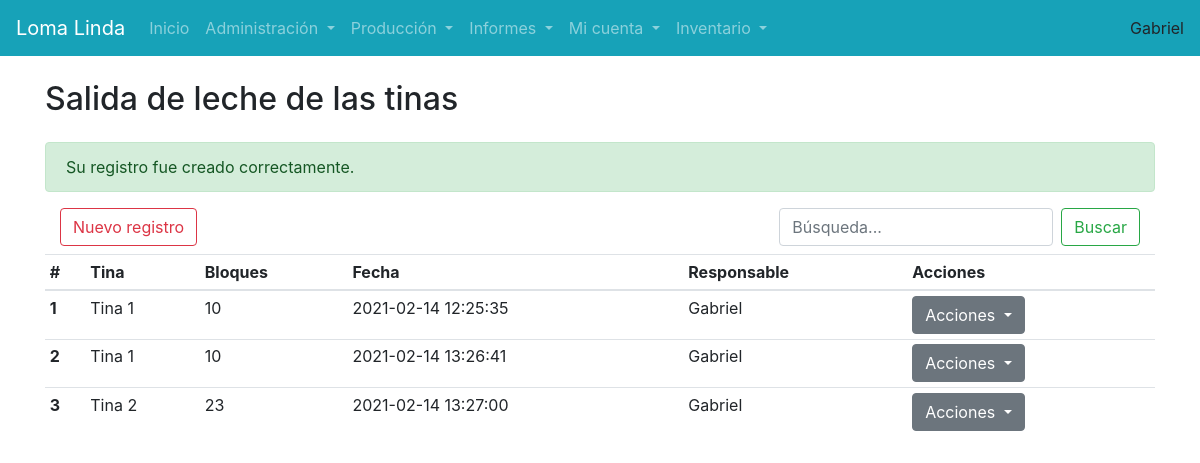
/usuarios/tinas-salida.php?msg=1&id=1 (signed in), run on the app's committed database.
### tables this page shows
CREATE TABLE `usuarios` (
  `usr_id` int(10) unsigned NOT NULL AUTO_INCREMENT,
  `usr_usuario` varchar(45) DEFAULT NULL,
  `usr_clave` varchar(255) DEFAULT NULL,
  `usr_tipo` int(10) unsigned DEFAULT NULL,
  `usr_nombre` varchar(100) DEFAULT NULL,
  `usr_email` varchar(100) DEFAULT NULL,
  `usr_sesion` int(10) unsigned DEFAULT NULL,
  `usr_estado` int(10) unsigned DEFAULT NULL COMMENT 'inactivo - activo',
  `usr_ultimo_ingreso` datetime DEFAULT NULL,
  PRIMARY KEY (`usr_id`)
);

CREATE TABLE `tinas_salida` (
  `tins_id` int(10) unsigned NOT NULL AUTO_INCREMENT,
  `tins_tina` int(10) unsigned DEFAULT NULL,
  `tins_cantidad` varchar(45) DEFAULT NULL COMMENT 'En bloques',
  `tins_observacion` varchar(255) DEFAULT NULL,
  `tins_usuario` int(10) unsigned DEFAULT NULL,
  `tins_fecha` timestamp NOT NULL DEFAULT CURRENT_TIMESTAMP,
  PRIMARY KEY (`tins_id`)
);

CREATE TABLE `tinas` (
  `tin_id` int(10) unsigned NOT NULL AUTO_INCREMENT,
  `tin_nombre` varchar(45) DEFAULT NULL,
  PRIMARY KEY (`tin_id`)
);

### usuarios/sesion.php (called while the page is built, shortened)
<?php
if ($_SESSION["id"] == "")
	header("Location:../salir.php");
else {
	include("../conexion.php");
	$consultaUsuarioActual = $conexion->query("SELECT * FROM usuarios WHERE usr_id='" . $_SESSION["id"] . "'");
	$datosUsuarioActual = $consultaUsuarioActual->fetch_array();
}
	?>

### usuarios/tinas-salida.php (the view, shortened to what this page needs)
<?php
include("head.php");
?>
</head>
<body>
    <?php include("menu.php"); ?>
    <div class="container">
        <h2 class="mt-4 mb-4">Salida de leche de las tinas</h2>
        <?php include("alertas.php"); ?>
        <div class="container mb-2">
            <a href="tinas-salida-agregar.php" class="btn btn-outline-danger">Nuevo registro</a>
            <form class="form-inline my-2 my-lg-0 float-right">
                <input class="form-control mr-sm-2" type="search" placeholder="Búsqueda..." aria-label="Search">
                <button class="btn btn-outline-success my-2 my-sm-0" type="submit">Buscar</button>
            </form>
        </div>
        <table class="table table-sm">
            <thead>
                <tr>
                    <th scope="col">#</th>
                    <th scope="col">Tina</th>
                    <th scope="col">Bloques</th>
                    <th scope="col">Fecha</th>
                    <th scope="col">Responsable</th>
                    <th scope="col">Acciones</th>
                </tr>
            </thead>
            <tbody>
                <?php
                $consulta = $conexion->query("SELECT * FROM tinas_salida
                INNER JOIN tinas ON tin_id=tins_tina
                INNER JOIN usuarios ON usr_id=tins_usuario
                ");
                $i = 1;
                while ($fila = $consulta->fetch_array()) {
                ?>
                    <tr>
                        <th scope="row"><?= $i; ?></th>
                        <td><?= $fila['tin_nombre']; ?></td>
                        <td><?= number_format($fila['tins_cantidad'],0,".","."); ?></td>
                        <td><?= $fila['tins_fecha']; ?></td>
                        <td><?= $fila['usr_nombre']; ?></td>
                        <td>
                            <div class="btn-group" role="group">
                                <button id="btnGroupDrop1" type="button" class="btn btn-secondary dropdown-toggle" data-toggle="dropdown" aria-haspopup="true" aria-expanded="false">
                                    Acciones
                                </button>
                            </div>
                        </td>
                    </tr>
                <?php $i++;
                } ?>
            </tbody>
        </table>
    </div>
</body>
</html>

### usuarios/menu.php (shortened to what this page needs)
<nav class="navbar navbar-expand-lg navbar-dark bg-info">
    <a class="navbar-brand" href="#">Loma Linda</a>
    <div class="collapse navbar-collapse" id="navbarSupportedContent">
        <ul class="navbar-nav mr-auto">
            <li class="nav-item "><a class="nav-link" href="index.php">Inicio</a></li>
            <li class="nav-item dropdown float-right">
                <a class="nav-link dropdown-toggle" href="#" id="navbarDropdown" role="button" data-toggle="dropdown" aria-haspopup="true" aria-expanded="false">
                    Administración
                </a>
            </li>
            <li class="nav-item dropdown float-right">
                <a class="nav-link dropdown-toggle" href="#" id="navbarDropdown" role="button" data-toggle="dropdown" aria-haspopup="true" aria-expanded="false">
                    Producción
                </a>
            </li>
            <li class="nav-item dropdown float-right">
                <a class="nav-link dropdown-toggle" href="#" id="navbarDropdown" role="button" data-toggle="dropdown" aria-haspopup="true" aria-expanded="false">
                    Informes
                </a>
            </li>
            <li class="nav-item dropdown float-right">
                <a class="nav-link dropdown-toggle" href="#" id="navbarDropdown" role="button" data-toggle="dropdown" aria-haspopup="true" aria-expanded="false">
                    Mi cuenta
                </a>
            </li>
            <li class="nav-item dropdown float-right">
                <a class="nav-link dropdown-toggle" href="#" id="navbarDropdown" role="button" data-toggle="dropdown" aria-haspopup="true" aria-expanded="false">
                    Inventario
                </a>
            </li>
        </ul>
        <span><?=$datosUsuarioActual['usr_nombre'];?></span>
    </div>
</nav>

### data on the page
usuarios: usr_nombre "Gabriel"
tinas_salida: tinas.tin_nombre "Tina 1", tins_cantidad "10", tins_fecha "2021-02-14 12:25:35", usuarios.usr_nombre "Gabriel"
tinas_salida: tinas.tin_nombre "Tina 1", tins_cantidad "10", tins_fecha "2021-02-14 13:26:41", usuarios.usr_nombre "Gabriel"
tinas_salida: tinas.tin_nombre "Tina 2", tins_cantidad "23", tins_fecha "2021-02-14 13:27:00", usuarios.usr_nombre "Gabriel"
